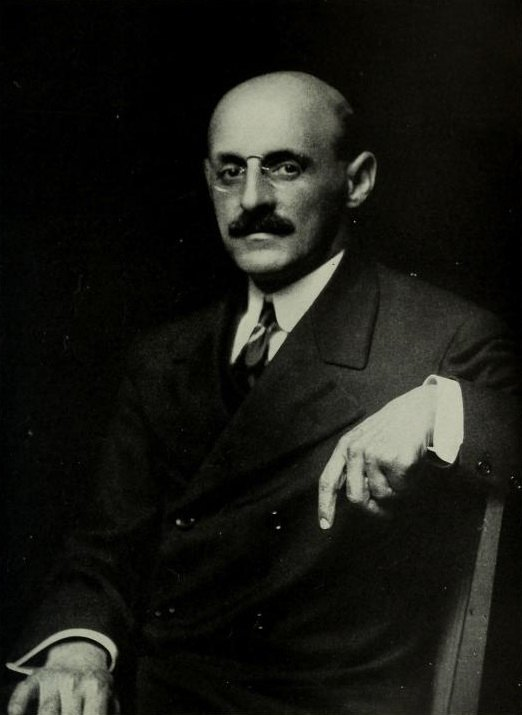
#> input picture assets/images/abraham-flexner.jpg, 522 x 715 px; its folder holds only this picture in this run
$ python contact_sheet.py
#> lines starting #> are read from the running program, lines starting #| are printed output that depends on the picture
#> in _load_photo, src is the input picture: PIL image 522x715 RGB; mean R, G, B 25.5, 26.1, 21.3
### tools/instagram/render.py
"""Render a 1080x1350 (4:5) Instagram image for a candidate.

Two treatments, sharing one type system so the feed looks consistent:
  * photo  - the corpus asset, cover-cropped full bleed under a bottom scrim
  * card   - a typographic card, used when no image asset exists
"""
from __future__ import annotations

import os
import sys
from datetime import date
from pathlib import Path

from PIL import Image, ImageDraw, ImageFilter, ImageFont

W, H = 1080, 1350
PAD = 76

INK = (15, 23, 42)            # --text  #0f172a
INK_DEEP = (8, 13, 26)
ACCENT = (37, 99, 235)        # --accent #2563eb
CYAN = (6, 182, 212)          # #06b6d4
WHITE = (255, 255, 255)
MUTED = (203, 213, 225)

# Inter is bundled (SIL OFL) so a post renders identically on macOS and on a
# Linux server. The host-font fallbacks exist only for a stripped checkout;
# they change the look, so the bundled files are the real answer.
FONT_DIR = os.path.join(os.path.dirname(os.path.abspath(__file__)), "fonts")
HELV = "/System/Library/Fonts/HelveticaNeue.ttc"
AVENIR = "/System/Library/Fonts/Avenir Next.ttc"
DEJAVU = "/usr/share/fonts/truetype/dejavu"

FACES = {
    #           bundled Inter                    macOS fallback   DejaVu fallback
    "bold":       ("InterDisplay-Bold.ttf",      (AVENIR, 0), "DejaVuSans-Bold.ttf"),
    "demi":       ("Inter-SemiBold.ttf",         (AVENIR, 2), "DejaVuSans-Bold.ttf"),
    "medium":     ("Inter-Medium.ttf",           (AVENIR, 5), "DejaVuSans.ttf"),
    "regular":    ("Inter-Regular.ttf",          (AVENIR, 7), "DejaVuSans.ttf"),
    "light":      ("Inter-Light.ttf",            (HELV, 7),   "DejaVuSans-ExtraLight.ttf"),
    "ultralight": ("InterDisplay-ExtraLight.ttf", (HELV, 5),  "DejaVuSans-ExtraLight.ttf"),
}


class FontsMissing(RuntimeError):
    pass


def font(face: str, size: int) -> ImageFont.FreeTypeFont:
    bundled, (mac_path, mac_index), dejavu = FACES[face]

    candidate = os.path.join(FONT_DIR, bundled)
    if os.path.isfile(candidate):
        return ImageFont.truetype(candidate, size)

    if os.path.isfile(mac_path):
        return ImageFont.truetype(mac_path, size, index=mac_index)

    candidate = os.path.join(DEJAVU, dejavu)
    if os.path.isfile(candidate):
        return ImageFont.truetype(candidate, size)

    raise FontsMissing(
        f"no font for '{face}'. Expected {os.path.join(FONT_DIR, bundled)} — "
        "the bundled Inter files are part of the repo; re-pull or re-deploy."
    )


# [7 lines left out: function tracked, not called in this run]


def tracked_width(draw, text, fnt, tracking=0) -> float:
    return sum(draw.textlength(c, font=fnt) for c in text) + tracking * max(len(text) - 1, 0)


# [55 lines left out: functions wrap, fit, _background, _rings, not called in this run]


# Crop is taken mostly off the bottom: in a portrait the head sits high, and
# the lower third of the frame is where the type goes anyway. Used only when
# no face is found.
CROP_BIAS = 0.12

# Type occupies roughly the bottom 40%; a face must stay clear of it.
TEXT_TOP_FRACTION = 0.60
# Where a detected face should sit vertically in the finished frame.
FACE_TARGET = 0.30
# A face filling more than this much of the source means a tight head-shot:
# cropping only magnifies it further, so the whole frame is kept instead.
TIGHT_FACE_FRACTION = 0.38
# Detections smaller than this are noise, not the subject.
MIN_FACE_FRACTION = 0.10

# Vertical band the fit-blur photo may occupy: below the eyebrow, above the
# title. Keeping these explicit is what stops the type colliding with it.
FITBLUR_TOP = 132
FITBLUR_BOTTOM = 792

_detector = None
_detector_ready = False


def _face_detector():
    """Haar frontal-face detector, or None if OpenCV is unavailable."""
    global _detector, _detector_ready
    if _detector_ready:
        return _detector
    _detector_ready = True
    try:
        import cv2
        path = os.path.join(cv2.data.haarcascades, "haarcascade_frontalface_default.xml")
        if os.path.isfile(path):
            _detector = cv2.CascadeClassifier(path)
    except Exception:
        _detector = None
    return _detector


def face_box(photo: Image.Image):
    """(x, y, w, h) of the subject's face, or None when nothing is trustworthy."""
    detector = _face_detector()
    if detector is None:
        return None
    try:
        import cv2
        import numpy as np
        gray = cv2.cvtColor(np.array(photo.convert("RGB")), cv2.COLOR_RGB2GRAY)
        gray = cv2.equalizeHist(gray)
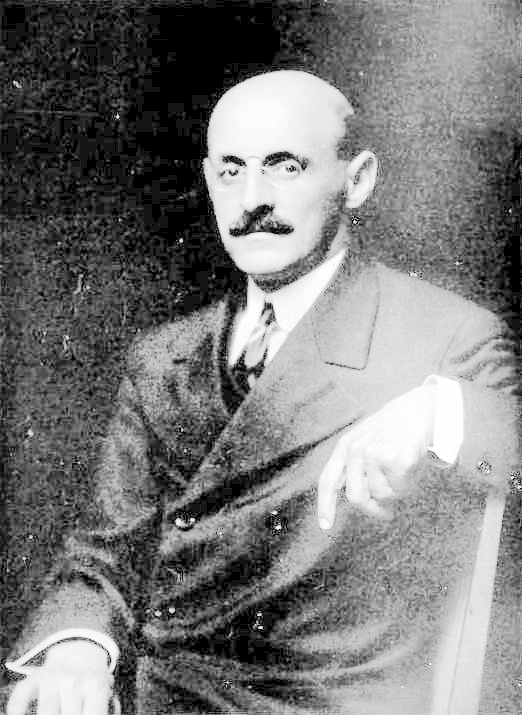
#> gray: shape (715, 522); min 0, max 255, mean 121.9
        found = detector.detectMultiScale(
            gray, 1.1, 5,
            minSize=(max(30, photo.width // 14), max(30, photo.height // 14)))
#> found = [[179, 96, 173, 173]]
    except Exception:
        return None
    if len(found) == 0:
        return None
    x, y, w, h = max(found, key=lambda f: int(f[2]) * int(f[3]))
#> x = 179; y = 96; w = 173; h = 173
    if h < photo.height * MIN_FACE_FRACTION:
        return None            # too small to be the portrait subject
    return int(x), int(y), int(w), int(h)


# [70 lines left out: functions _cover, _fit_blur, _scrim, not called in this run]


# Full bleed stretches the image across all 1080px, so it needs real
# resolution. The fit-blur band is at most 928x660, where a 550px portrait
# is actually downscaled — so a smaller image is fine there and only
# unusable below MIN_INSET_WIDTH.
MIN_PHOTO_WIDTH = 700
MIN_INSET_WIDTH = 450
PORTRAIT_RATIO = 0.95

INSET_TOP = 150
INSET_MAX_H = 600


# [24 lines left out: function _inset, not called in this run]


def _load_photo(path: str) -> tuple[Image.Image, str, tuple | None] | None:
    """Open an image and decide which treatment suits it."""
    if not os.path.isfile(path):
        print(f"render: image not found, falling back to a card: {path}", file=sys.stderr)
        return None
    try:
        with Image.open(path) as src:
            src.load()
            photo = src.convert("RGB")
    except Exception as exc:
        print(f"render: cannot read {path} ({exc}); falling back to a card", file=sys.stderr)
        return None
    if photo.width < MIN_INSET_WIDTH:
        return None                                  # too small for anything
    if photo.height / photo.width < PORTRAIT_RATIO:
        return photo, "inset", None                  # too wide to crop safely
    if photo.width < MIN_PHOTO_WIDTH:
        # Enough for the fit-blur band, not enough to stretch full bleed.
        return photo, "fitblur", face_box(photo)

    face = face_box(photo)
    if face and face[3] >= photo.height * TIGHT_FACE_FRACTION:
        return photo, "fitblur", face                # tight head-shot; do not crop
    return photo, "photo", face


def _eyebrow(draw, text: str, y: int) -> None:
    fnt = font("demi", 27)
    tracked(draw, (PAD, y), text.upper(), fnt, CYAN, tracking=4.5)


# [90 lines left out: functions _footer, _headline_block, render, eyebrow_for, not called in this run]

### tools/instagram/config.py
"""Configuration for the Instagram auto-posting pipeline.

Secrets are never stored in the repo. They are read from, in order of
precedence: the process environment, then the env file at
``~/.config/sc-instagram/env`` (KEY=value, ``#`` comments allowed).
"""
from __future__ import annotations

import os
from pathlib import Path

ENV_FILE = Path(os.environ.get("SCIG_ENV_FILE", "~/.config/sc-instagram/env")).expanduser()

_file_env: dict[str, str] = {}
if ENV_FILE.is_file():
    for line in ENV_FILE.read_text(encoding="utf-8").splitlines():
        line = line.strip()
        if not line or line.startswith("#") or "=" not in line:
            continue
        key, _, value = line.partition("=")
        _file_env[key.strip()] = value.strip().strip("'\"")


def get(name: str, default: str | None = None) -> str | None:
    return os.environ.get(name) or _file_env.get(name) or default


# [8 lines left out: function require, not called in this run]


# Repository holding the content. Defaults to the main checkout, not this
# worktree, so scheduled runs keep working after the branch is merged.
REPO = Path(get("SCIG_REPO", "~/GitHub/scientific-chronicles")).expanduser()

STATE_DIR = Path(get("SCIG_STATE_DIR", "~/.local/state/sc-instagram")).expanduser()
MEDIA_DIR = STATE_DIR / "media"
DB_PATH = STATE_DIR / "queue.db"
LOG_DIR = STATE_DIR / "logs"

# How many days must pass before the same source item may be posted again.
REPOST_COOLDOWN_DAYS = int(get("SCIG_REPOST_COOLDOWN_DAYS", "365"))

# Publishing times are pinned to a real timezone rather than the host's, so
# the same schedule holds whether this runs on a laptop in Rome or a server
# whose clock is UTC.
TIMEZONE = get("SCIG_TIMEZONE", "Europe/Rome")


def tz():
    from zoneinfo import ZoneInfo
    return ZoneInfo(TIMEZONE)


# Time of the first publishing slot in TIMEZONE (HH:MM, 24h).
PUBLISH_AT = get("SCIG_PUBLISH_AT", "08:00")

# Minutes between consecutive slots on the same day.
PUBLISH_STAGGER_MIN = int(get("SCIG_PUBLISH_STAGGER_MIN", "30"))

# How many candidates to offer for review each morning. Every one of them is
# sent up front so the choice is made knowing the whole field.
OFFER_LIMIT = int(get("SCIG_OFFER_LIMIT", "10"))

# How far ahead to prepare. 1 means each morning previews tomorrow, giving a
# full day to approve before anything is due.
LEAD_DAYS = int(get("SCIG_LEAD_DAYS", "1"))

# Hard ceiling on how many of the offered candidates can be approved for one
# day. Approvals are the real control; this only stops runaway. Instagram
# allows 25 per rolling 24h.
MAX_POSTS_PER_DAY = int(get("SCIG_MAX_POSTS_PER_DAY", "6"))


def ensure_dirs() -> None:
    for directory in (STATE_DIR, MEDIA_DIR, LOG_DIR):
        directory.mkdir(parents=True, exist_ok=True)


# Some hosts advertise IPv6 routes that black-hole. Every outbound call then
# waits for the v6 attempt to time out before falling back, which turned a
# 0.1s R2 upload into 120s. Filtering resolution to IPv4 sidesteps it without
# root; fixing the host's routing is the real cure.
if get("SCIG_FORCE_IPV4", "0") == "1":
    import socket as _socket

    _real_getaddrinfo = _socket.getaddrinfo

    def _ipv4_only(host, port, family=0, type=0, proto=0, flags=0):
        results = _real_getaddrinfo(host, port, _socket.AF_INET, type, proto, flags)
        return results or _real_getaddrinfo(host, port, family, type, proto, flags)

    _socket.getaddrinfo = _ipv4_only

### tools/instagram/content.py
"""Read the Hugo content corpus and pick the day's best Instagram candidate.

Mirrors the date-matching logic in layouts/date/single.html: scientists match
on the month-day of birth_date or death_date, events on the month-day of date.
"""
from __future__ import annotations

import re
from dataclasses import dataclass, field
from datetime import date
from pathlib import Path

import yaml

import config

FRONTMATTER = re.compile(r"^---\s*\n(.*?)\n---\s*\n?(.*)$", re.S)
DATE_RE = re.compile(r"^(\d{1,4})-(\d{2})-(\d{2})$")

# "other-events" are civic/cultural anniversaries (festivals, holidays) rather
# than science. Off-brand for the feed, so they are opt-in.
INCLUDE_OTHER_EVENTS = config.get("SCIG_INCLUDE_OTHER_EVENTS", "0") == "1"

BRAND_HASHTAGS = ["#ScientificChronicles", "#OnThisDay", "#HistoryOfScience"]
MAX_CAPTION = 2200
MAX_HASHTAGS = 30


@dataclass
class Candidate:
    kind: str                 # scientist | event | other
    source_path: str          # repo-relative
    title: str
    headline: str
    body: str
    image: str | None         # resolved absolute path, or None
    year: int | None
    occasion: str             # "Birth" | "Death" | "" for events
    disciplines: list[str] = field(default_factory=list)
    credit: str = ""
    score: float = 0.0
    meta: dict = field(default_factory=dict)


# [32 lines left out: functions _parse, _mmdd, _as_list, not called in this run]


# Corpus images come from an earlier project of the author's. A few carry
# third-party watermarks from wherever they were originally collected, so the
# blocklist stays available; `all` is the default.
#
#   all (default) - every corpus image
#   blocklist     - everything except filenames in the blocklist file
#   allowlist     - only filenames listed in the allowlist file
IMAGE_POLICY = config.get("SCIG_IMAGE_POLICY", "all").strip().lower()
ALLOWLIST_FILE = Path(config.get(
    "SCIG_IMAGE_ALLOWLIST", "~/.config/sc-instagram/image-allowlist.txt")).expanduser()
BLOCKLIST_FILE = Path(config.get(
    "SCIG_IMAGE_BLOCKLIST", "~/.config/sc-instagram/image-blocklist.txt")).expanduser()


def _read_list(path: Path) -> set[str]:
    if not path.is_file():
        return set()
    return {
        line.strip() for line in path.read_text(encoding="utf-8").splitlines()
        if line.strip() and not line.lstrip().startswith("#")
    }


_ALLOWED = _read_list(ALLOWLIST_FILE)
_BLOCKED = _read_list(BLOCKLIST_FILE)


def image_permitted(filename: str) -> bool:
    if IMAGE_POLICY == "all":
        return True
    if IMAGE_POLICY == "blocklist":
        return filename not in _BLOCKED
    return filename in _ALLOWED


# [99 lines left out: functions _resolve_image, people, collect, plain, not called in this run]


WIKIMEDIA_ENABLED = config.get("SCIG_WIKIMEDIA", "1") == "1"


# [127 lines left out: functions portrait_key, resolve_image, has_cached_portrait, anniversary, score, hashtags and 2 more, not called in this run]

### tools/instagram/contact_sheet.py
#!/usr/bin/env python
"""Build a contact sheet of every corpus image the pipeline could publish.

The assets were collected for a personal website; posting them to a public
Instagram account is a different bar. Review this sheet once and list anything
watermarked, third-party, or otherwise not yours in the blocklist file.
"""
from __future__ import annotations

import argparse
from pathlib import Path

from PIL import Image, ImageDraw

import config
import render

COLS, THUMB, LABEL, PAD = 5, 300, 34, 16


def main() -> int:
    parser = argparse.ArgumentParser(description=__doc__)
    parser.add_argument("--out", default="image-review.jpg")
    args = parser.parse_args()

    usable = []
    for path in sorted((config.REPO / "assets" / "images").iterdir()):
        if not path.is_file():
            continue
        loaded = render._load_photo(str(path))
        if loaded:
            usable.append((path, loaded[0], loaded[1]))

    if not usable:
        print("no publishable images found")
        return 1

    rows = (len(usable) + COLS - 1) // COLS
#> rows = 1
    cell_h = THUMB + LABEL
    sheet = Image.new("RGB", (COLS * (THUMB + PAD) + PAD,
                              rows * (cell_h + PAD) + PAD), (245, 247, 250))
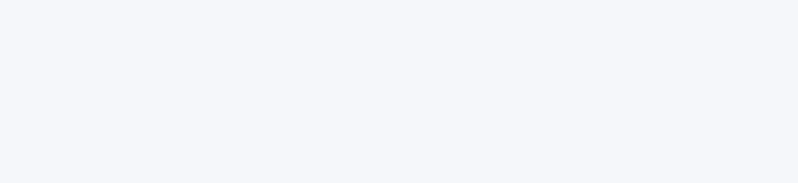
#> sheet: PIL image 1596x366 RGB (shown at 1/2 size); mean R, G, B 245, 247, 250
    draw = ImageDraw.Draw(sheet)
    font = render.font("medium", 15)

    for index, (path, photo, treatment) in enumerate(usable):
        col, row = index % COLS, index // COLS
        x = PAD + col * (THUMB + PAD)
        y = PAD + row * (cell_h + PAD)
        thumb = photo.copy()
        thumb.thumbnail((THUMB, THUMB), Image.LANCZOS)
        draw.rectangle([x, y, x + THUMB, y + THUMB], fill=(225, 230, 238))
        sheet.paste(thumb, (x + (THUMB - thumb.width) // 2,
                            y + (THUMB - thumb.height) // 2))
        name = path.name
        while draw.textlength(name, font=font) > THUMB and len(name) > 8:
            name = name[:-5] + "…"
        draw.text((x, y + THUMB + 6), name, font=font, fill=(15, 23, 42))
        draw.text((x, y + THUMB + 22), treatment, font=font, fill=(100, 116, 139))
#> this loop made 1 pass
#> (treatment, col, row, x, y) on pass 1: ('fitblur', 0, 0, 16, 16)
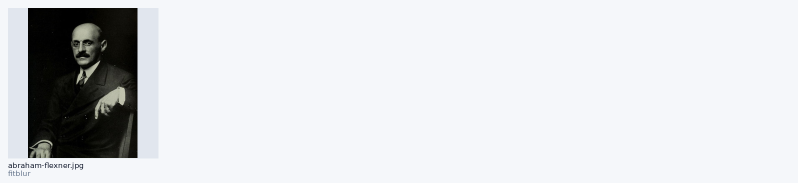
#> sheet: PIL image 1596x366 RGB (shown at 1/2 size); mean R, G, B 219.2, 221.2, 223.6

    out = Path(args.out).expanduser().resolve()
    sheet.save(out, "JPEG", quality=88, optimize=True)
    print(f"{len(usable)} publishable images -> {out}")
#| 1 publishable images -> tools/instagram/image-review.jpg
    import content
    print(f"policy = {content.IMAGE_POLICY}; "
          f"{sum(1 for p, _, _ in usable if content.image_permitted(p.name))} currently permitted")
#| policy = all; 1 currently permitted
    print(f"Add the filenames you own or that are public domain to "
          f"{content.ALLOWLIST_FILE}")
    return 0


if __name__ == "__main__":
    raise SystemExit(main())
#> (the program exits here)
